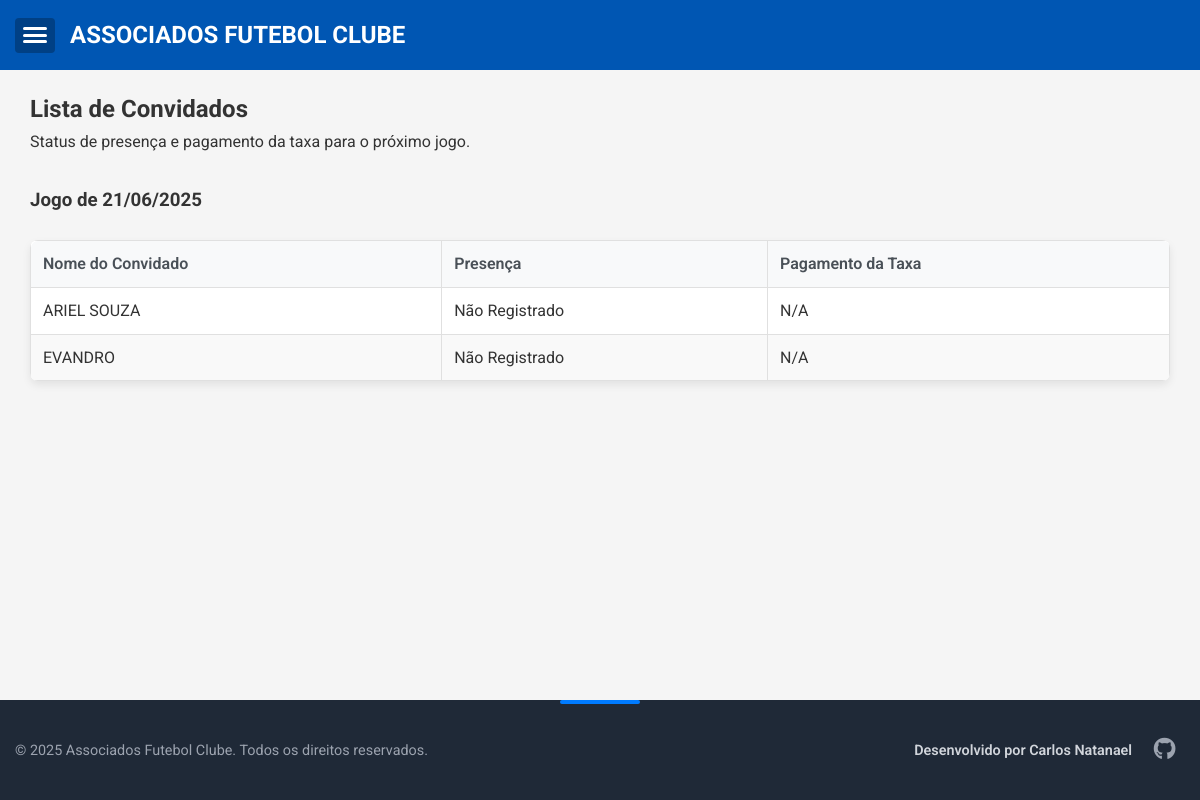
The page /convidados on the database as committed earlier.
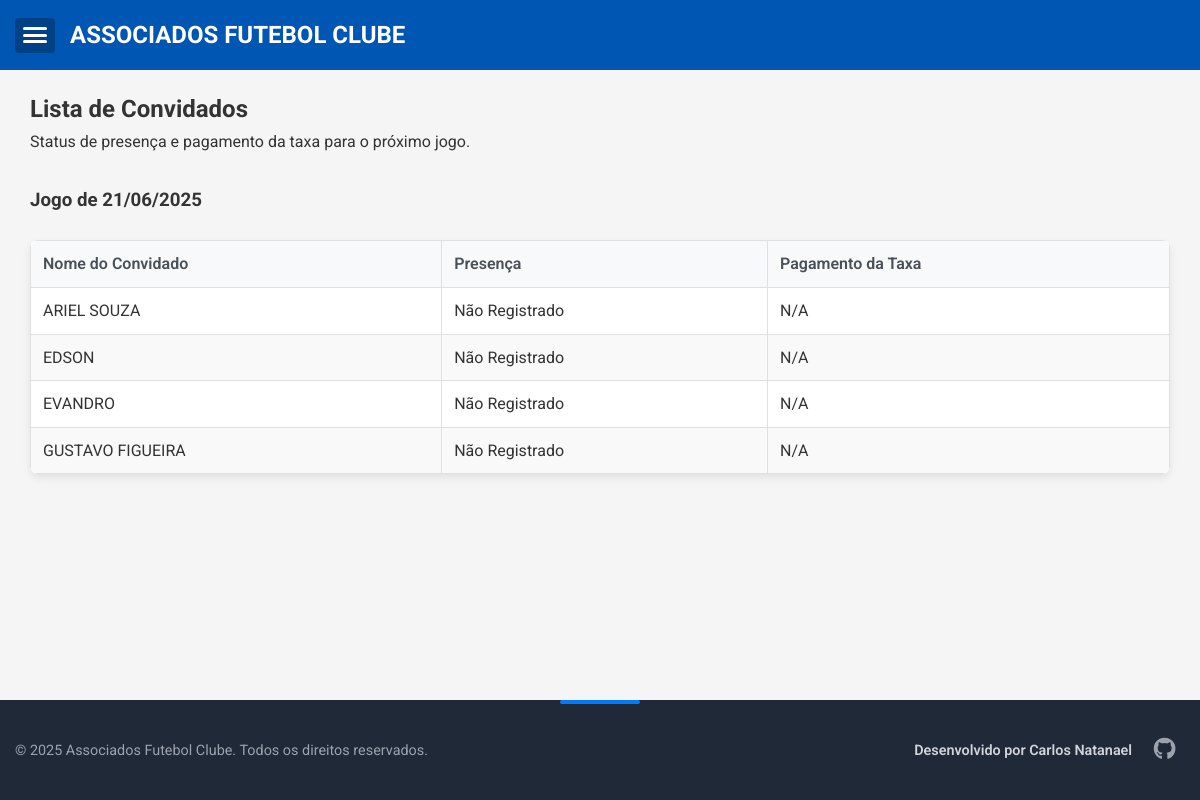
The same page on the database as committed later.
### app.py (models this page shows)
class Convidado(db.Model):
    id = db.Column(db.Integer, primary_key=True)
    nome = db.Column(db.String(100), nullable=False)
    presencas = db.relationship('Presenca', backref='convidado', lazy=True, cascade="all, delete-orphan")

### app.py (the view)
@app.route('/convidados')
def convidados():
    hoje = date.today()
    dias_para_sabado = (5 - hoje.weekday() + 7) % 7
    data_proximo_jogo = hoje + timedelta(days=dias_para_sabado)
    todos_convidados = Convidado.query.order_by(Convidado.nome).all()
    lista_convidados_display = []
    for convidado in todos_convidados:
        presenca_proximo_jogo = Presenca.query.filter_by(
            convidado_id=convidado.id,
            data=data_proximo_jogo
        ).first()
        status_presenca = 'Não Registrado'
        status_pagamento = 'N/A'  # Não aplicável por padrão
        if presenca_proximo_jogo:
            status_presenca = presenca_proximo_jogo.status
            if status_presenca == 'Presente':
                status_pagamento = presenca_proximo_jogo.pagamento_jogo
        lista_convidados_display.append({
            'nome': convidado.nome,
            'status_presenca': status_presenca,
            'status_pagamento': status_pagamento
        })
    return render_template(
        'convidados.html',
        convidados_display=lista_convidados_display,
        data_proximo_jogo_display=data_proximo_jogo.strftime('%d/%m/%Y')
    )

### templates/convidados.html (shortened to what this page needs)
{% extends "base.html" %}
{% block content %}
<div class="container">
    <h2 class="text-center">Lista de Convidados</h2>
    <p class="text-center text-muted" style="margin-bottom: 2rem;">Status de presença e pagamento da taxa para o próximo jogo.</p>
    <h3 class="text-center text-muted">Jogo de {{ data_proximo_jogo_display }}</h3>
    <div class="table-responsive">
        <table>
            <thead>
                <tr>
                    <th>Nome do Convidado</th>
                    <th>Presença</th>
                    <th>Pagamento da Taxa</th>
                </tr>
            </thead>
            <tbody>
                {% for convidado in convidados_display %}
                <tr>
                    <td>{{ convidado.nome }}</td>
                    <td>
                        {% if convidado.status_presenca == 'Presente' %}
                            <span class="status-badge status-ok">{{ convidado.status_presenca }}</span>
                        {% elif convidado.status_presenca == 'Faltou' %}
                            <span class="status-badge status-na">{{ convidado.status_presenca }}</span>
                        {% else %}
                            <span>{{ convidado.status_presenca }}</span>
                        {% endif %}
                    </td>
                    <td>
                        {% if convidado.status_pagamento == 'Pago' %}
                            <span class="status-badge status-ok">{{ convidado.status_pagamento }}</span>
                        {% elif convidado.status_pagamento == 'Pendente' %}
                            <span class="status-badge status-pendente">{{ convidado.status_pagamento }}</span>
                        {% elif convidado.status_pagamento == 'Dispensado' %}
                            <span class="status-badge status-dispensado">{{ convidado.status_pagamento }}</span>
                        {% else %}
                            <span>{{ convidado.status_pagamento }}</span>
                        {% endif %}
                    </td>
                </tr>
                {% else %}
                <tr>
                    <td colspan="3">Nenhum convidado cadastrado.</td>
                </tr>
                {% endfor %}
            </tbody>
        </table>
    </div>
</div>
{% endblock %}

### templates/base.html (shortened to what this page needs)
<!DOCTYPE html>
<html lang="pt-br">
<head>
    <link rel="stylesheet" href="https://cdnjs.cloudflare.com/ajax/libs/font-awesome/5.15.4/css/all.min.css">
    <link rel="stylesheet" href="{{ url_for('static', filename='style.css') }}">
</head>
<body>
    <header>
        <div class="container header-content">
            <button id="menuToggleButton" aria-label="Abrir menu" aria-expanded="false">
                <span class="hamburger-line"></span>
                <span class="hamburger-line"></span>
                <span class="hamburger-line"></span>
            </button>
            <h2>ASSOCIADOS FUTEBOL CLUBE</h2>
        </div>
    </header>
    <main class="container">
        {% block content %}{% endblock %}
    </main>
    <footer class="site-footer">
        <div class="container footer-content">
            <p class="copyright">&copy; 2025 Associados Futebol Clube. Todos os direitos reservados.</p>
            <div class="developer-credit">
                <span>Desenvolvido por Carlos Natanael</span>
                <div class="social-icons">
                    <a href="https://github.com/CarlosNatanael" target="_blank" rel="noopener noreferrer" title="GitHub">
                        <i class="fab fa-github"></i>
                    </a>
                </div>
            </div>
        </div>
    </footer>
</body>
</html>

### static/style.css (style rules this page uses)
* { box-sizing: border-box; margin: 0; padding: 0; }
body { font-family: 'Roboto', sans-serif; line-height: 1.6; color: #333; background-color: #f5f5f5; position: relative; -webkit-font-smoothing: antialiased; -moz-osx-font-smoothing: grayscale; display: flex; flex-direction: column; min-height: 100vh; }
input, select, button, textarea { font-family: 'Roboto', sans-serif; font-size: 1rem; }
.container { width: 100%; max-width: 1200px; margin: 0 auto; padding: 0 15px; }
header { background: #0056b3; color: white; padding: 1rem 0; text-align: center; position: sticky; top: 0; z-index: 1000; }
.header-content { display: flex; align-items: center; max-width: 1200px; margin: 0 auto; padding: 0 15px; }
#menuToggleButton { background: #004085; color: white; border: none; cursor: pointer; border-radius: 4px; width: 40px; height: 35px; padding: 8px; display: flex; flex-direction: column; justify-content: space-around; align-items: center; margin-right: 15px; }
.hamburger-line { display: block; width: 100%; height: 3px; background-color: white; border-radius: 3px; }
main.container { padding-top: 20px; padding-bottom: 20px; transition: margin-left 0.3s ease-in-out, padding-left 0.3s ease-in-out; flex-grow: 1; }
.table-responsive { overflow-x: auto; margin: 1.5rem 0; background: white; border-radius: 8px; box-shadow: 0 4px 8px rgba(0,0,0,0.08); }
table { width: 100%; border-collapse: collapse; min-width: 600px; }
th, td { border: 1px solid #e0e0e0; padding: 10px 12px; text-align: left; vertical-align: middle; }
th { background-color: #f8f9fa; color: #495057; font-weight: 600; border: 1px solid #e0e0e0; padding: 10px 12px; text-align: left; vertical-align: middle; }
.table-responsive th:first-child { border-top-left-radius: 7px; }
.table-responsive th:last-child { border-top-right-radius: 7px; }
tr:nth-child(even) td { background-color: #f9f9f9; }
button { font-family: inherit; }
button { padding: 8px 12px; border-radius: 4px; border: 1px solid #ddd; background-color: #0056b3; color: white; cursor: pointer; transition: background-color 0.3s; }
.site-footer { background: #1f2937; color: #9ca3af; padding: 2rem 0; margin-top: 4rem; text-align: center; font-size: 0.9rem; position: relative; }
.site-footer::before { content: ''; position: absolute; top: 0; left: 50%; transform: translateX(-50%); width: 80px; height: 4px; background-color: #007bff; border-radius: 2px; }
.footer-content { display: flex; flex-direction: column; align-items: center; gap: 1rem; }
p.copyright { margin: 0; }
.developer-credit { display: flex; flex-direction: column; align-items: center; gap: 0.75rem; color: #d1d5db; font-weight: 600; }
.social-icons a { color: #9ca3af; font-size: 1.4rem; margin: 0 0.6rem; transition: color 0.3s ease, transform 0.3s ease; }
@media (min-width: 768px) { .footer-content { flex-direction: row; justify-content: space-between; } }
@media (min-width: 768px) { .developer-credit { flex-direction: row; } }

Rows that differ between the two databases and show on the page:
added Convidado: nome "EDSON", status_presenca "Não Registrado", status_pagamento "N/A"
added Convidado: nome "GUSTAVO FIGUEIRA", status_presenca "Não Registrado", status_pagamento "N/A"
